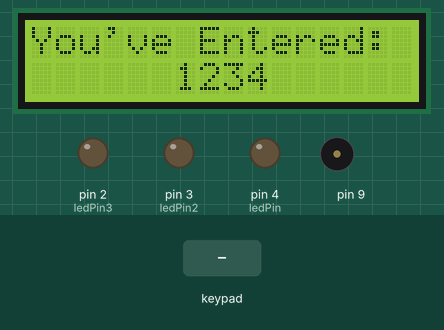
Simulated run of this sketch. Board: Arduino Uno, built with avr-gcc and run on an emulated ATmega328P. Parts: 16×2 character LCD, output pins drawn as LEDs (lit = HIGH), buzzer (waves = sounding). The inputs (shaded band) are chosen by the test bench.

Above: at 0.8 s.
0.9 s: keypad keys 1 2 3 4 * pressed 0.4 s apart
At 5.28 s:
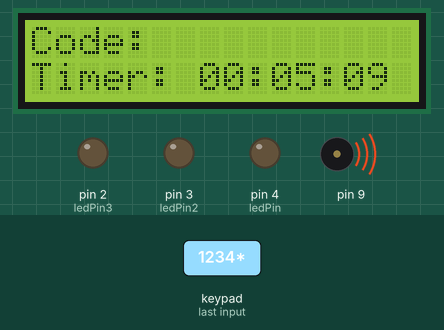
At 5.7 s:
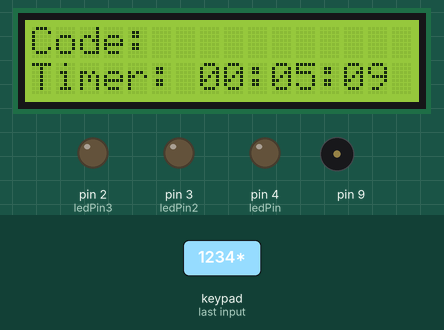
5.9 s: keypad keys 1 2 3 4 pressed 0.4 s apart
At 8.4 s:
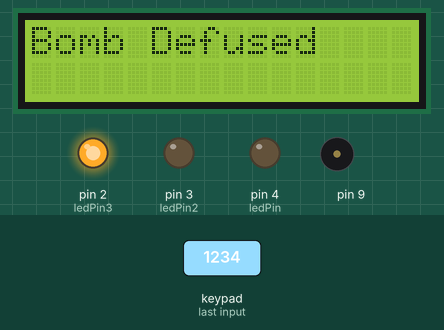
Timing chart, 0 to 9.9 s (numbered marks = the images above; inputs shaded):
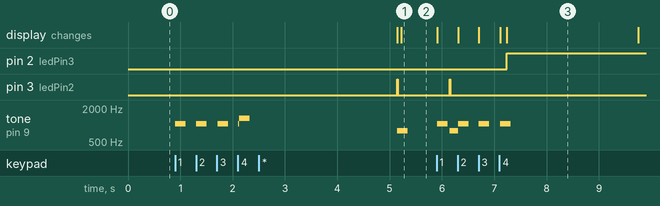

The sketch:

BombGame.ino
```cpp
#include <Keypad.h>
#include <LiquidCrystal_I2C.h>
#include <Tone.h>

Tone tone1;

int Scount = 10; // count seconds
int Mcount = 5; // count minutes
int Hcount = 0; // count hours

long secMillis = 0; // store last time for second add
long interval = 1000; // interval for seconds

char password[4];
char entered[4];
int currentLength = 0;

int ledPin = 4; //red LED
int ledPin2 = 3; //yellow LED
int ledPin3 = 2; //green LED

LiquidCrystal_I2C lcd(0x27, 16, 2); // LCD address and size: 16x2

const byte ROWS = 4;
const byte COLS = 3;
char keys[ROWS][COLS] = {
  {'1', '2', '3'},
  {'4', '5', '6'},
  {'7', '8', '9'},
  {'*', '0', '#'}
};
byte rowPins[ROWS] = {5, A5, A4, A2};
byte colPins[COLS] = {A1, A0, A3};

Keypad keypad = Keypad(makeKeymap(keys), rowPins, colPins, ROWS, COLS);

void setup() {
  pinMode(ledPin, OUTPUT);
  pinMode(ledPin2, OUTPUT);
  pinMode(ledPin3, OUTPUT);
  tone1.begin(9);

  lcd.init(); // Initialize the LCD
  lcd.backlight(); // Turn on the backlight
  lcd.clear();
  lcd.setCursor(0, 0);
  lcd.print("Enter Code: ");

  while (currentLength < 4) {
    lcd.setCursor(currentLength + 6, 1);
    lcd.cursor();
    char key = keypad.getKey();
    if (key != NO_KEY) {
      if (key != '*' && key != '#') {
        lcd.print(key);
        password[currentLength++] = key;
        tone1.play(NOTE_C6, 200);
      }
    }
  }

  lcd.noCursor();
  lcd.clear();
  lcd.print("You've Entered: ");
  lcd.setCursor(6, 1);
  lcd.print(password);
  tone1.play(NOTE_E6, 200);
  delay(3000);
  lcd.clear();
  currentLength = 0;
}

void loop() {
  timer();
  char key2 = keypad.getKey();

  if (key2 == '*') {
    lcd.clear();
    lcd.setCursor(0, 0);
    lcd.print("Code: ");
    currentLength = 0;

    while (currentLength < 4) {
      timer();
      char key2 = keypad.getKey();
      if (key2 == '#') {
        currentLength = 0;
        lcd.clear();
        lcd.setCursor(0, 0);
        lcd.print("Code: ");
      } else if (key2 != NO_KEY) {
        lcd.setCursor(currentLength + 7, 0);
        lcd.cursor();
        lcd.print(key2);
        entered[currentLength++] = key2;
        tone1.play(NOTE_C6, 200);
        delay(100);
        lcd.noCursor();
        lcd.setCursor(currentLength + 6, 0);
        lcd.print("*");
        lcd.setCursor(currentLength + 7, 0);
        lcd.cursor();
      }
    }

    if (comparePasswords()) {
      lcd.noCursor();
      lcd.clear();
      lcd.print("Bomb Defused");
      digitalWrite(ledPin3, HIGH);
      delay(2500);
      lcd.setCursor(0, 1);
      lcd.print("Reset the Bomb");
      delay(1000000);
    } else {
      handleWrongPassword();
    }
  }
}

bool comparePasswords() {
  for (int i = 0; i < 4; i++) {
    if (entered[i] != password[i]) return false;
  }
  return true;
}

void handleWrongPassword() {
  lcd.noCursor();
  lcd.clear();
  lcd.print("Wrong Password!");
  if (Hcount > 0) {
    Hcount--;
  }
  if (Mcount > 0) {
    Mcount -= 59;
  }
  if (Scount > 0) {
    Scount -= 59;
  }
  delay(1500);
  currentLength = 0;
}

void timer() {
  if (Hcount <= 0 && Mcount < 0) {
    lcd.clear();
    lcd.setCursor(0, 0);
    lcd.print("The Bomb Has ");
    lcd.setCursor(0, 1);
    lcd.print("Exploded!");

    while (true) {
      blinkLEDs();
    }
  }

  updateLCD();
  updateTimer();
}

void updateLCD() {
  lcd.setCursor(0, 1);
  lcd.print("Timer:");
  lcd.setCursor(7, 1);
  lcd.print(Hcount < 10 ? "0" : "");
  lcd.print(Hcount);
  lcd.print(":");
  lcd.setCursor(10, 1);
  lcd.print(Mcount < 10 ? "0" : "");
  lcd.print(Mcount);
  lcd.print(":");
  lcd.setCursor(13, 1);
  lcd.print(Scount < 10 ? "0" : "");
  lcd.print(Scount);
}

void updateTimer() {
  if (Scount > 0) {
    unsigned long currentMillis = millis();
    if (currentMillis - secMillis > interval) {
      tone1.play(NOTE_G5, 200);
      secMillis = currentMillis;
      Scount--;
      digitalWrite(ledPin2, HIGH);
      delay(10);
      digitalWrite(ledPin2, LOW);
      delay(10);
    }
  }
  if (Scount < 0) {
    Scount = 59;
    Mcount--;
  }
  if (Mcount < 0) {
    Mcount = 59;
    Hcount--;
  }
}

void blinkLEDs() {
  for (int i = 0; i < 2; i++) {
    digitalWrite(ledPin, HIGH);
    tone1.play(NOTE_A2, 90);
    delay(100);
    digitalWrite(ledPin, LOW);
    digitalWrite(ledPin2, HIGH);
    tone1.play(NOTE_A2, 90);
    delay(100);
    digitalWrite(ledPin2, LOW);
    digitalWrite(ledPin3, HIGH);
    tone1.play(NOTE_A2, 90);
    delay(100);
    digitalWrite(ledPin3, LOW);
  }
}
```

Measured:
- after the input at 0.9 s, pin 3 (ledPin2): LOW → HIGH after 4.2 s, → LOW 0.01 s later; tone on pin 9: plays 1047 Hz for 0.20 s, 1047 Hz for 0.20 s, 1047 Hz for 0.20 s, 1047 Hz for 0.02 s, 1319 Hz for 0.20 s, 784 Hz for 0.20 s, starting at once; the display: first changes after 4.2 s (image 1 shows a later state)
- after the input at 5.9 s, pin 2 (ledPin3): LOW → HIGH after 1.3 s; pin 3 (ledPin2): goes on until 6.2 s, then stays LOW
